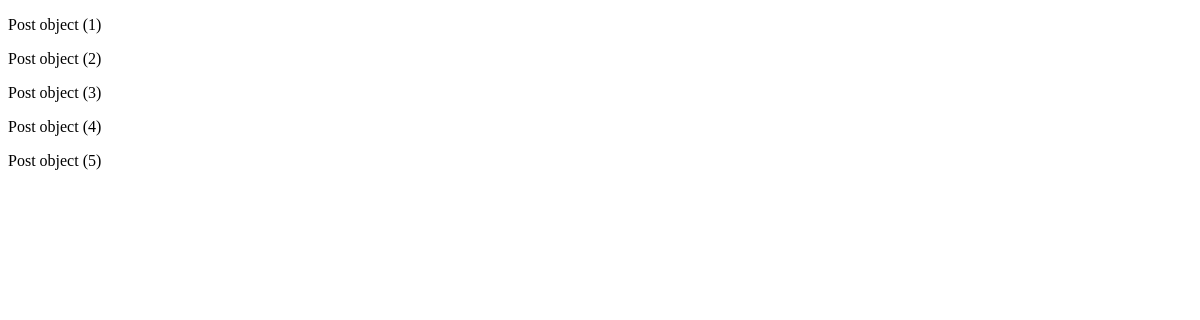
The page /cbv/ on the database as committed earlier.
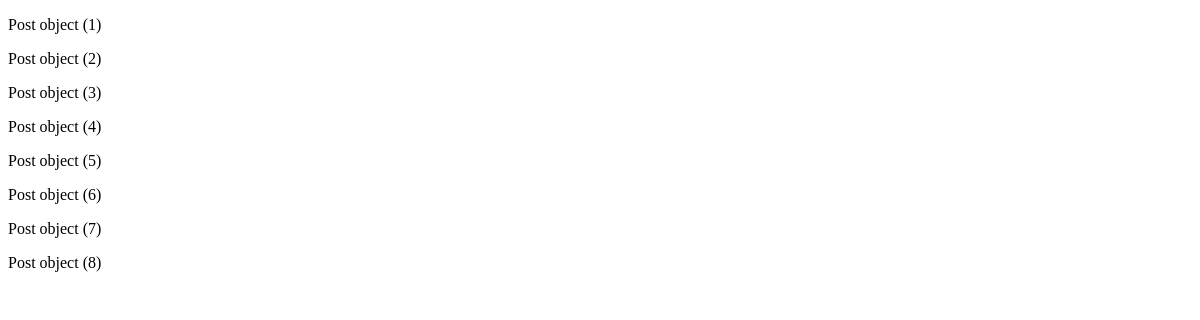
The same page on the database as committed later.
### posts/models.py (models this page shows)
class Post(models.Model): # Model클래스 상속 받아서, model이라는 객체로 받아서 사용한다.
    image = models.ImageField(verbose_name='이미지', null=True, blank=True) # 필드의 이름을 verbosename으로 지정
    content = models.TextField(verbose_name='내용') # 긴 데이터 작성 가능
    create_at = models.DateTimeField(verbose_name='작성일', auto_now_add=True) # 현재 날짜 자동 추가하도록
    view_count = models.IntegerField(verbose_name='조회수', default=0)
    writer = models.ForeignKey(to=User, on_delete=models.CASCADE, null=True, blank=True)

### posts/views.py (the view)
# urls.py: path('cbv/', class_view.as_view()), #class_view는 클래스라 as_view로 실행해줘야됨
class class_view(ListView) : # 매개변수 listView는 import 해줘야 사용 가능
    model = Post
    template_name = 'cbv_view.html'

### posts/templates/cbv_view.html (shortened to what this page needs)
<!DOCTYPE html>
<html lang="en">
<head>
</head>
<body>
    {% for object in object_list %}
        <p>{{object}}</p>
    {% endfor %}
</body>
</html>

Rows that differ between the two databases and show on the page:
added Post: id "Post object (6)"
added Post: id "Post object (7)"
added Post: id "Post object (8)"
